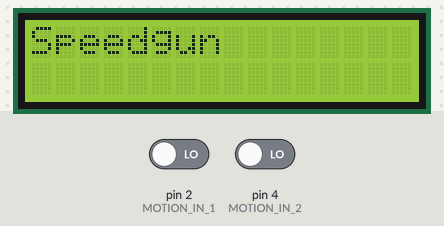
Bench run of a sketch on a simulated Arduino Uno, built with avr-gcc and run on an emulated ATmega328P. Parts: 16×2 character LCD. The test bench sets the inputs (shaded band); at power-on: pin 2 (MOTION_IN_1) LOW, pin 4 (MOTION_IN_2) LOW. What the sketch prints to the serial monitor is not drawn.

Above: at 1.2 s.
1.3 s: pin 2 (MOTION_IN_1) driven HIGH
2.8 s: pin 4 (MOTION_IN_2) driven HIGH
At 4.0 s:
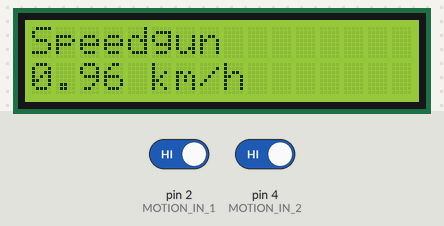
4.3 s: pin 2 (MOTION_IN_1) driven LOW
Timing chart, 0 to 7.3 s (numbered marks = the images above; inputs shaded):
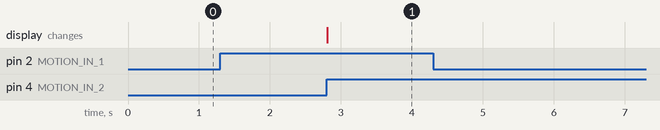

The sketch:

speedgun2.ino
```cpp
#include <Wire.h>                        // i2C 통신을 위한 라이브러리
#include <LiquidCrystal_I2C.h>        // LCD 1602 I2C용 라이브러리

int MOTION_IN_1 = 2;
int MOTION_IN_2 = 4;

LiquidCrystal_I2C lcd(0x3F,16,2);

void setup() {
  lcd.init();
  lcd.backlight();
  lcd.setCursor(0,0);             // 1번째, 1라인
  lcd.print("Speedgun");

  Serial.begin(9600);
  pinMode(MOTION_IN_1, INPUT);
  pinMode(MOTION_IN_2, INPUT);
}


unsigned long pre_time = 0;
unsigned long cur_time = 0;
bool mode1 = false;
bool mode2 = false;
void loop() {

  if (digitalRead(MOTION_IN_1) == HIGH) {
    if (mode1 == false) {
      Serial.println("Number 1 HIGH");
      pre_time = (unsigned long)millis();
      mode1 = true;
    }
  }
  else {
    if (mode1 && (millis() - pre_time) > 1000) {
      mode1 = false;
      Serial.println("Number 1 : Low");
    }
  }

  if (digitalRead(MOTION_IN_2) == HIGH) {
    if (mode1 == true && mode2 == false) {
      Serial.println("Number 2 : HIGH");
      cur_time = (unsigned long)millis();
      float km_per_hour = 3600 * 0.0004 / (cur_time - pre_time) * 1000;
      Serial.println(cur_time - pre_time);
      Serial.println(String(km_per_hour) + " km/h");

      lcd.setCursor(0,1);             // 1번째, 2라인
      lcd.print(String(km_per_hour) + " km/h");

      mode2 = true;
    }
  }
  else {
    if (mode2 && (millis() - cur_time) > 1000) {
      mode2 = false;
      Serial.println("Number 2 : Low");
    }
  }
}
```

Measured:
- after the input at 1.3 s, every drawn part: stays the same
- after the input at 2.8 s, the display: changes at once (image 1)
- after the input at 4.3 s, every drawn part: stays the same
